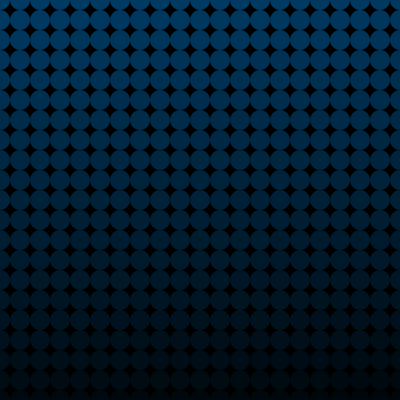
Frame 1 (no input)
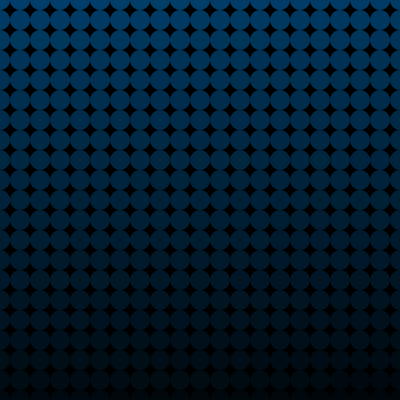
Frame 60 (the mouse pressed at the canvas centre just before this capture)
Frame 120 (the mouse held since frame 60 and released just before this capture): identical to frame 60, image omitted

The Processing sketch that drew these frames (run headless with seeded random() and noise(); from frame 60 on, the mouse is pressed at the canvas centre):

// Processing sketch: processing_66657
// ── processing_66657.pde

int x = 5;
float r = 100;

void setup(){
  size(400, 400);
  smooth();
  background(0);
}

void draw(){
  for(int y = 0; y<= height; y += 20){
    for(int x = 0; x<= width; x += 20){
    ourFirstFunction(x, y);
    }
  }
}

void ourFirstFunction(int xPos, int yPos){ 
  noStroke();
  if(xPos >=1 || yPos >=1){
    r = r-.2;
  }
  fill(0, 150, 255, r);
  ellipse(xPos, yPos, 20, 20);

}
